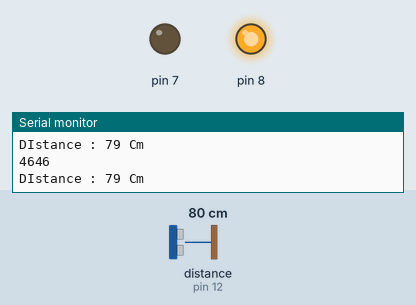
Recording of a sketch running on a simulated Arduino Uno, built with avr-gcc and run on an emulated ATmega328P. Parts: output pins drawn as LEDs (lit = HIGH), the last lines printed to the serial monitor. Wiring (inferred from the names in the program): ultrasonic range finder: trigger pin 13; echo pin 12. Inputs (shaded band) come from the test bench; at power-on: distance to the obstacle (sensor on pin 12) 80 cm. The echo pulse lasts 58.3 µs per cm; pins used as bus, display or sensor lines are not drawn.

Above: at 1.8 s.
1.9 s: distance to the obstacle (sensor on pin 12) set to 98 cm
4.2 s: distance to the obstacle (sensor on pin 12) set to 104 cm
At 6.4 s:
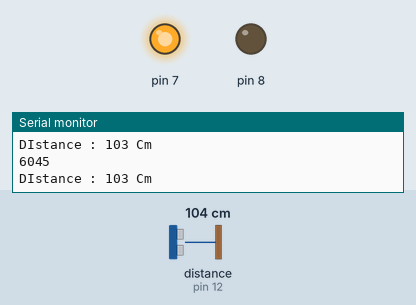
7.5 s: distance to the obstacle (sensor on pin 12) set to 2 cm
At 10.2 s:
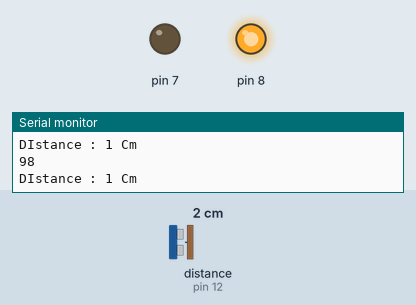
10.5 s: distance to the obstacle (sensor on pin 12) set to 120 cm
At 13.1 s:
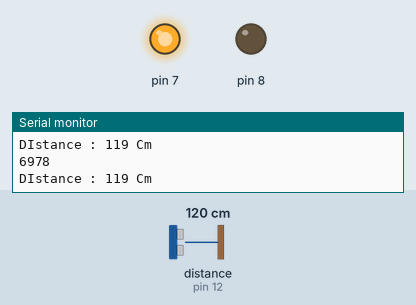
Timing chart, 0 to 14.5 s (numbered marks = the images above; inputs shaded):
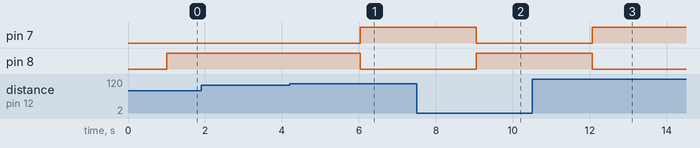

The sketch:

week2.ino
```cpp
// 초음파 거리에 따른 LED 제어
#define TRIG 13 // TRIG 핀
#define ECHO 12


void setup()
{
  Serial.begin(9600);     // 시리얼 통신을 초당 9600 비트 속도로 시작.
  pinMode(TRIG, OUTPUT);  // 초음파 보내는 핀
  pinMode(ECHO, INPUT);   // 초음파 받는 핀
  pinMode(7, OUTPUT);
  pinMode(8, OUTPUT);
}

void loop()
{

 long duration,distance;

  digitalWrite(TRIG, LOW);  // 디지털 핀 TRIG에 LOW 값 출력
  delayMicroseconds(2);     // 대기
  digitalWrite(TRIG, HIGH);
  delayMicroseconds(10);
  digitalWrite(TRIG, LOW);

  duration = pulseIn(ECHO, HIGH);   // ECHO핀에 HIGH 값이 몇 마이크로초 동안 들어왔는지 반환.

  distance = duration / 58.2;
  Serial.println(duration);
  Serial.print("\nDIstance : ");
  Serial.print(distance);
  Serial.println(" Cm");

  delay(1000);   // 1초 쉬기

  if(distance >= 100){      // 거리가 100cm이상이면
    digitalWrite(7, HIGH);  // 7번 LED on
    digitalWrite(8, LOW);
  }
   else
   {
     digitalWrite(8, HIGH); // 8번 LED on
    digitalWrite(7, LOW);
   }


}
```

Measured:
- the behaviour switches between 100 and 101 cm on distance to the obstacle (sensor on pin 12) (found by bisection; images 0 and 1)
- after the input at 4.2 s, pin 7: LOW → HIGH after 1.8 s; pin 8: HIGH → LOW after 1.8 s
- after the input at 7.5 s, pin 7: HIGH → LOW after 1.6 s; pin 8: LOW → HIGH after 1.6 s
- after the input at 10.5 s, pin 7: LOW → HIGH after 1.6 s; pin 8: HIGH → LOW after 1.6 s
